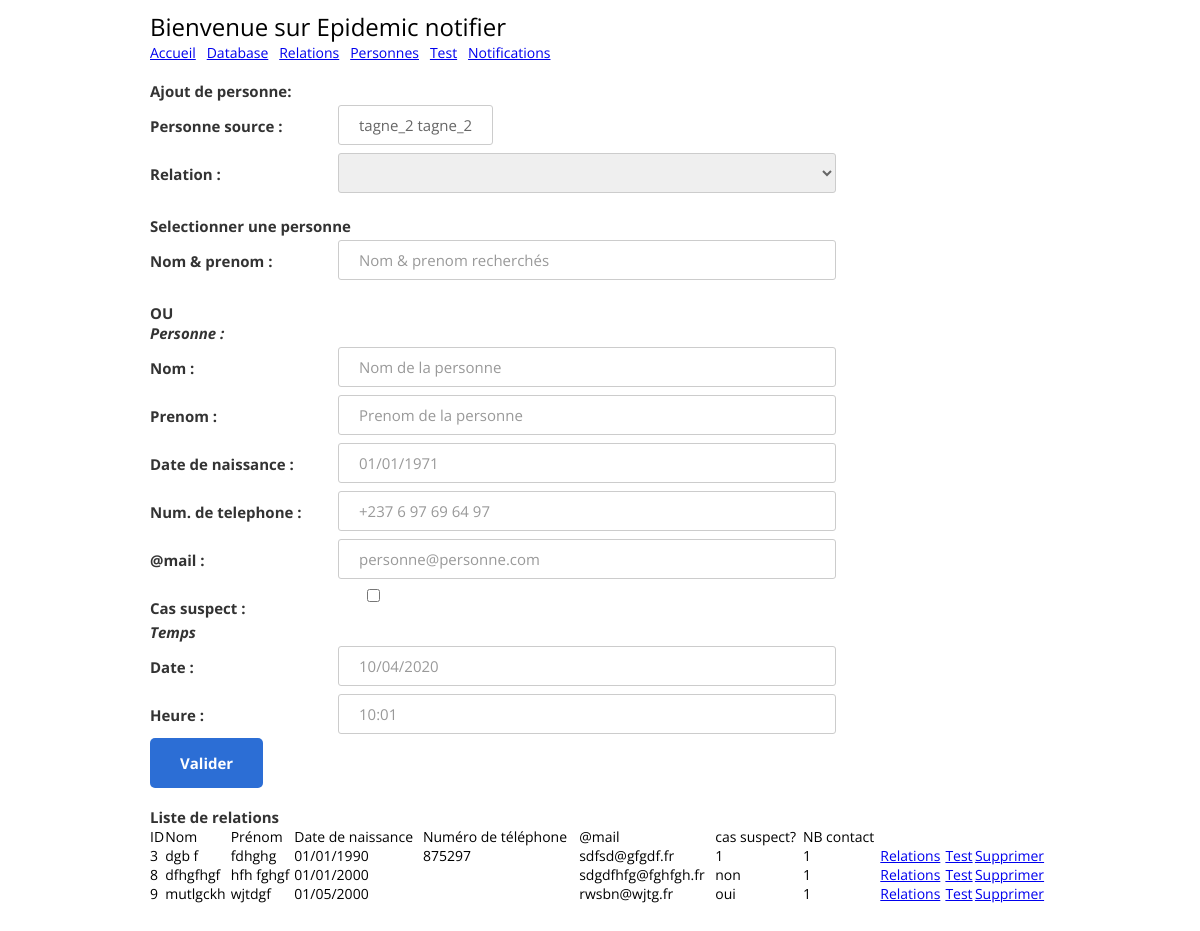
The app's page /crp?personne=2 with its own data.
### tables this page shows
CREATE TABLE "personnes" (
	"id"	integer,
	"nom"	text,
	"prenom"	text,
	"date_naiss"	text,
	"num_telephone"	text,
	"email"	text,
	"suspect"	TEXT,
	UNIQUE("nom","prenom","date_naiss"),
	PRIMARY KEY("id")
);

### app.py (the view)
@app.route("/crp", methods=["GET"])
def home_rcp():
    personne_id = request.args.get("personne")
    if personne_id is None or personne_id == "":
        return redirect("/personnes")
    personne = Personne().get_one(personne_id)
    relations = Relation().get_all()
    personnes = CRP().get_personnes_crp(personne_id)
    return render_template("crp.html", personne=personne, relations=relations, personnes=personnes)

### treatment/db/contact_relation_personne.py (called while the page is built)
    def get_personne_nb_contact(self, personne_id):
        r = "SELECT COUNT(*) FROM contact_relation_personnes WHERE personne_id_1=? OR personne_id_2=? LIMIT 1"
        self.cur.execute(r, (str(personne_id), str(personne_id)))
        row = self.cur.fetchone()
        return row[0]

### treatment/db/personne.py (called while the page is built)
    def get_one(self, id_):
        self.cur.execute("SELECT  * FROM personnes WHERE id=? ORDER BY id ASC", str(id_))
        row = self.cur.fetchone()
        if (row != None):
            return RPersonne(str(row[0]), row[1], row[2], row[3], row[4], row[5], row[6])
        return None

### treatment/db/relation.py (called while the page is built)
    def get_all(self):
        self.cur.execute("SELECT  * FROM relations ORDER BY id ASC")
        rows = self.cur.fetchall()
        return [RRelation(row[0], row[1]) for row in rows]

### templates/crp.html (shortened to what this page needs)
<!DOCTYPE html>
<html>
  <head>
    {% include 'inc/header.html' %}
  </head>
  <body>
    <div class="page-wrapper bg-dark p-t-100 p-b-50">
      <div class="wrapper wrapper--w900">
        <form action="/crp" method="POST" onsubmit="return validate_form_crp();">
          <div class="card card-6">
            <div class="card-heading">
              {% include 'inc/header_menu.html' %}
            </div>
            <div class="card-body">
              <div class="label-row">Ajout de personne: </div>
              <div class="form-row">
                <div class="name">Personne source : </div>
                <div class="input--style-6">{{ personne.nom + ' '+ personne.prenom }}
                </div>
              </div>
              <div class="form-row">
                <div class="name">Relation : </div>
                <div class="value">
                  <select class="select-input" id="id_relation" name="id_relation">
                    <option value=""></option>
                    {% if relations %}
                      {% for r in relations %}
                        <option value="{{ r.id }}">{{ r.libelle }}</option>
                      {% endfor %}
                    {% endif %}
                  </select>
                </div>
              </div>
              <br/>
              <div class="label-row">Selectionner une personne</div>
              <div class="form-row">
                <div class="name">Nom & prenom : </div>
                <div class="value">
                  <input class="input--style-6" type="text" id="searchname" name="searchname" value="" placeholder="Nom & prenom recherchés" size="64" autocomplete="false">
                </div>
              </div>
              <br/>
              <div class="label-row">OU</div>
              {% include 'inc/form_personne.html' %}
              <div class="label-row"><i>Temps</i></div>
              <div class="form-row">
                <div class="name">Date :</div>
                <div class="value">
                  <input class="input--style-6" type="text" id="date_contact" name="date_contact" value="" placeholder="10/04/2020" autocomplete="false">
                </div>
              </div>
              <div class="form-row">
                <div class="name">Heure :</div>
                <div class="value">
                  <input class="input--style-6" type="text" id="heure_contact" name="heure_contact" value="" placeholder="10:01" autocomplete="false">
                </div>
              </div>
            </div>
          </div>
          <div class="card-footer">
            <button class="btn btn--radius-2 btn--blue-2" id="btnvalid_crp" type="submit">Valider</button>
          </div>
        </form>
        <br/>
        <div class="card card-6">
          <div class="card-body">
            <div class="label-row">Liste de relations</div>
            {% include 'inc/list_personne.html' %}
          </div>
        </div>
      </div>
    </div>
  </body>
</html>

### templates/inc/list_personne.html
<table width="100%">
      <thead>
        <td>ID</td>
        <td>Nom</td>
        <td>Prénom</td>
        <td>Date de naissance</td>
        <td>Numéro de téléphone</td>
        <td>@mail</td>
        <td>cas suspect?</td>
        <td>NB contact</td>
        <td></td>
        <td></td>
        <td></td>
      </thead>
      <tbody>
        {% if personnes %}
          {% for p in personnes %}
            <tr>
              <td>{{ p.id }}</td>
              <td>{{ p.nom }}</td>
              <td>{{ p.prenom }}</td>
              <td>{{ p.date_naiss }}</td>
              <td>{{ p.num_telephone }}</td>
              <td>{{ p.email }}</td>
              <td>{{ p.suspect }}</td>
              <td>{{ p.nb_contact }}</td>
              <td><a href="crp?personne={{ p.id }}">Relations</a></td>
              <td><a href="tests?personne={{ p.id }}">Test</a></td>
              <td><a href="javascript:;" onclick="javascript:confirm_delete('personnes/delete/{{ p.id }}')">Supprimer</a></td>
            </tr>
          {% endfor %}
        {% else %}
          <tr><td colspan="8">No result!</td></tr>
        {% endif %}
      </tbody>
    </table>

### static/css/main.css (style rules this page uses)
.label-row { color: #333; font-size: 15px; font-weight: 700; }
.select-input { line-height: 38px; border: 1px solid #cccccc; -webkit-border-radius: 3px; -moz-border-radius: 3px; border-radius: 3px; color: #666; font-size: 15px; -webkit-transition: all 0.4s ease; -o-transition: all 0.4s ease; -moz-transition: all 0.4s ease; transition: all 0.4s ease; padding: 0px 20px; width: 70%; height: 40px; }
.form-row { display: -webkit-box; display: -webkit-flex; display: -moz-box; display: -ms-flexbox; display: flex; -webkit-flex-wrap: wrap; -ms-flex-wrap: wrap; flex-wrap: wrap; -webkit-box-align: start; -webkit-align-items: flex-start; -moz-box-align: start; -ms-flex-align: start; align-items: flex-start; padding: 4px 0px; }
.form-row .name { width: 188px; color: #333; font-size: 15px; font-weight: 700; margin-top: 11px; }
.form-row .value { width: -webkit-calc(100% - 188px); width: -moz-calc(100% - 188px); width: calc(100% - 188px); }
html { -webkit-box-sizing: border-box; -moz-box-sizing: border-box; box-sizing: border-box; }
* { padding: 0; margin: 0; }
*, *:before, *:after { -webkit-box-sizing: inherit; -moz-box-sizing: inherit; box-sizing: inherit; }
body, h1, h2, h3, h4, h5, h6, blockquote, p, pre, dl, dd, ol, ul, figure, hr, fieldset, legend { margin: 0; padding: 0; }
table { border-collapse: collapse; border-spacing: 0; }
button { outline: none; background: none; border: none; }
.page-wrapper { min-height: 100vh; }
body { font-family: "Open Sans", "Arial", "Helvetica Neue", sans-serif; font-weight: 400; font-size: 14px; }
.p-t-100 { padding-top: 10px; }
.p-b-50 { padding-bottom: 50px; }
.wrapper { margin: 0 auto; }
.wrapper--w900 { max-width: 900px; }
.btn { display: inline-block; line-height: 50px; padding: 0 30px; -webkit-transition: all 0.4s ease; -o-transition: all 0.4s ease; -moz-transition: all 0.4s ease; transition: all 0.4s ease; cursor: pointer; font-size: 15px; text-transform: capitalize; font-weight: 700; color: #fff; font-family: inherit; }
.btn--radius-2 { -webkit-border-radius: 5px; -moz-border-radius: 5px; border-radius: 5px; }
.btn--blue-2 { background: #2c6ed5; }
input, textarea { outline: none; margin: 0; border: none; -webkit-box-shadow: none; -moz-box-shadow: none; box-shadow: none; width: 70%; font-size: 14px; font-family: inherit; }
.input--style-6, .textarea--style-6 { background: transparent; line-height: 38px; border: 1px solid #cccccc; -webkit-border-radius: 3px; -moz-border-radius: 3px; border-radius: 3px; color: #666; font-size: 15px; -webkit-transition: all 0.4s ease; -o-transition: all 0.4s ease; -moz-transition: all 0.4s ease; transition: all 0.4s ease; padding: 0 20px; }
.card { -webkit-border-radius: 3px; -moz-border-radius: 3px; border-radius: 3px; background: #fff; }
.card-6 { background: transparent; }
.card-6 .card-heading { background: transparent; }
.card-6 .card-body { background: #fff; position: relative; border-bottom: none; padding-bottom: 0; -webkit-border-top-left-radius: 3px; -moz-border-radius-topleft: 3px; border-top-left-radius: 3px; -webkit-border-top-right-radius: 3px; -moz-border-radius-topright: 3px; border-top-right-radius: 3px; }
.card-6 .card-body:before { bottom: 100%; left: 75px; border: solid transparent; content: ""; height: 0; width: 0; position: absolute; pointer-events: none; border-color: rgba(255, 255, 255, 0); border-bottom-color: #fff; border-width: 10px; }

### records on screen
personnes: nom+prenom "tagne_2 tagne_2"
personnes: id "3", nom "dgb f", prenom "fdhghg", date_naiss "01/01/1990", num_telephone "875297", email "sdfsd@gfgdf.fr", suspect "1", nb_contact "1"
personnes: id "8", nom "dfhgfhgf", prenom "hfh fghgf", date_naiss "01/01/2000", email "sdgdfhfg@fghfgh.fr", suspect "non", nb_contact "1"
personnes: id "9", nom "mutlgckh", prenom "wjtdgf", date_naiss "01/05/2000", email "rwsbn@wjtg.fr", suspect "oui", nb_contact "1"
